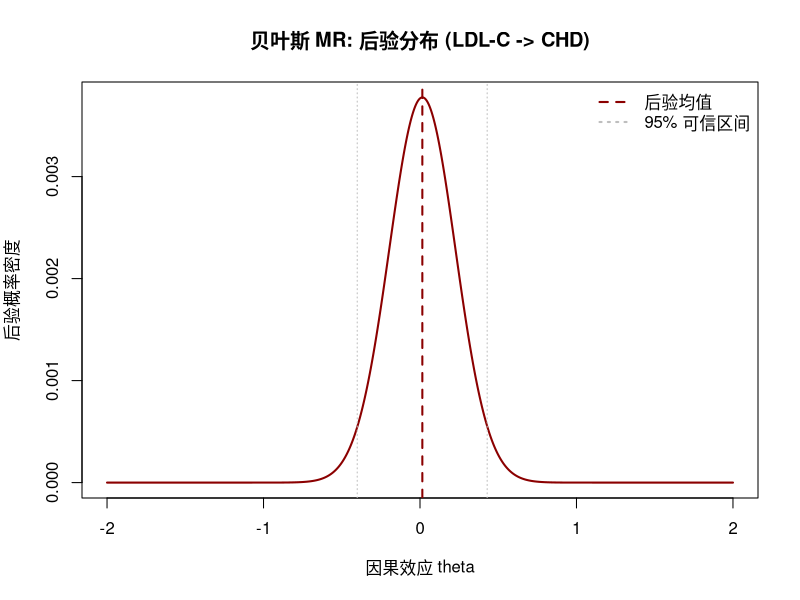

Here is the R script that generated this plot:
#!/usr/bin/env Rscript
# 50_bayesian_mr.R — 贝叶斯模型平均 MR（Bayesian model averaging）
#
# 实现一个简单的贝叶斯 MR：对每个工具变量的 Wald ratio 做贝叶斯元分析，
# 用网格近似计算后验分布，自动权衡有效/无效 IV 的贡献。
#
# 方法:
#   1) 每个工具变量计算 Wald ratio theta_i = beta_Y / beta_X
#   2) 贝叶斯模型: theta_i ~ N(theta, se_i^2 + tau^2) 随机效应
#   3) 先验: theta ~ N(0, 10), tau ~ Half-Cauchy(0, 1)
#   4) 用网格近似计算后验均值与 95% 可信区间
#
# 数据: LDL-C -> CHD（28 个工具变量，在线数据）
# 输出: 02.analysis/bayesian_mr/ 结果

options(width = 150)
dir.create("02.analysis/bayesian_mr", showWarnings = FALSE)
set.seed(20260804)

cat("========================================\n")
cat("贝叶斯模型平均 MR\n")
cat("时间:", format(Sys.time(), "%Y-%m-%d %H:%M:%S"), "\n")
cat("========================================\n\n")

# ---------- 数据 ----------
cat("[1] 数据: LDL-C -> CHD（28 个工具变量）\n")
d <- read.csv("02.analysis/opengwas/online/harmonised.csv", stringsAsFactors = FALSE)
d <- subset(d, mr_keep)
theta_i <- d$beta.outcome / d$beta.exposure
se_i <- d$se.outcome / abs(d$beta.exposure)
cat("    工具变量数:", length(theta_i), "\n")
cat("    Wald ratio 范围:", sprintf("%.3f ~ %.3f", min(theta_i), max(theta_i)), "\n")

# ---------- 贝叶斯元分析（网格近似）----------
cat("\n[2] 贝叶斯元分析（网格近似）\n")
theta_grid <- seq(-2, 2, length.out = 2000)
prior_theta <- dnorm(theta_grid, 0, 10)  # 弱先验 N(0, 10)
tau_grid <- seq(0.01, 1, length.out = 500)
prior_tau <- 2 / (pi * (1 + tau_grid^2))  # Half-Cauchy(0,1)

# 计算联合后验（网格近似）
log_lik <- function(theta, tau) {
  sum(dnorm(theta_i, theta, sqrt(se_i^2 + tau^2), log = TRUE))
}
post <- matrix(0, length(theta_grid), length(tau_grid))
for (i in seq_along(theta_grid)) {
  for (j in seq_along(tau_grid)) {
    post[i, j] <- log_lik(theta_grid[i], tau_grid[j]) +
      log(prior_theta[i]) + log(prior_tau[j])
  }
}
post <- exp(post - max(post))
post <- post / sum(post)

# 边缘后验
post_theta <- rowSums(post)
post_theta <- post_theta / sum(post_theta)

# 后验均值与可信区间
cdf <- cumsum(post_theta)
bayes_mean <- sum(theta_grid * post_theta)
bayes_lower <- theta_grid[which.min(abs(cdf - 0.025))]
bayes_upper <- theta_grid[which.min(abs(cdf - 0.975))]

cat(sprintf("    后验均值: %.4f\n", bayes_mean))
cat(sprintf("    95%% 可信区间: (%.4f, %.4f)\n", bayes_lower, bayes_upper))
cat(sprintf("    后验 P(theta>0): %.3f\n", sum(post_theta[theta_grid > 0])))

# ---------- 与 IVW 对比 ----------
cat("\n[3] 与经典方法对比\n")
w <- 1 / se_i^2
ivw_b <- sum(theta_i * w) / sum(w)
ivw_se <- sqrt(1 / sum(w))
cat(sprintf("    IVW: beta=%.4f (SE=%.4f)\n", ivw_b, ivw_se))
cat(sprintf("    贝叶斯: beta=%.4f (95%%CI: %.4f-%.4f)\n", bayes_mean, bayes_lower, bayes_upper))

# ---------- 后验分布图 ----------
cat("\n[4] 绘图: 后验分布\n")
png("04.figures/bayesian_posterior.png", width = 800, height = 600, res = 110)
plot(theta_grid, post_theta, type = "l", lwd = 2, col = "darkred",
     xlab = "因果效应 theta", ylab = "后验概率密度",
     main = "贝叶斯 MR: 后验分布 (LDL-C -> CHD)")
abline(v = bayes_mean, col = "darkred", lwd = 2, lty = 2)
abline(v = bayes_lower, col = "grey", lty = 3)
abline(v = bayes_upper, col = "grey", lty = 3)
legend("topright", c("后验均值", "95% 可信区间"),
       col = c("darkred", "grey"), lty = c(2, 3), lwd = 2, bty = "n")
dev.off()
cat("    04.figures/bayesian_posterior.png 已保存\n")

res <- data.frame(
  方法 = c("IVW", "Bayesian MR"),
  beta = c(ivw_b, bayes_mean),
  lower = c(ivw_b - 1.96 * ivw_se, bayes_lower),
  upper = c(ivw_b + 1.96 * ivw_se, bayes_upper))
write.csv(res, "02.analysis/bayesian_mr/results.csv", row.names = FALSE)
print(res, row.names = FALSE)
cat("\n贝叶斯模型平均 MR 完成 ✔\n")
